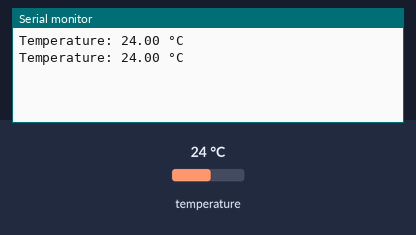
A sketch run on a simulated Arduino Uno, built with avr-gcc and run on an emulated ATmega328P. On the bench: the last lines printed to the serial monitor. The test bench sets the inputs (shaded band); at power-on: temperature 24 °C.

Above: at 3.8 s.
3.9 s: temperature set to 12 °C
At 5.5 s:
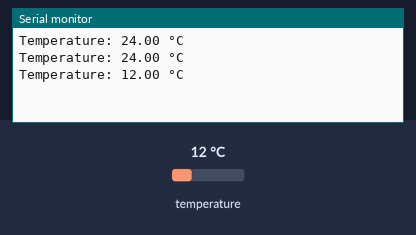
6.7 s: temperature set to 19 °C
At 7.4 s:
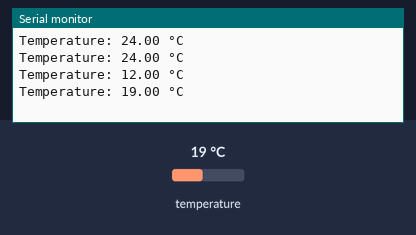
Timing chart, 0 to 9.7 s (numbered marks = the images above; inputs shaded):
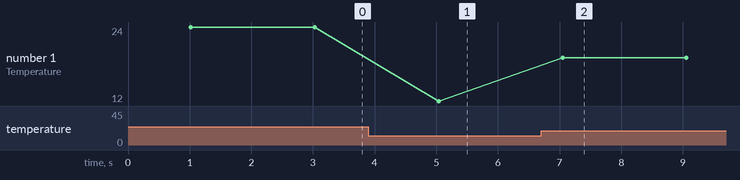

The sketch:

DS18B20_in_KY-001_Temperature_Sensor_Module.ino
```cpp
#include <OneWire.h>

// DS18B20 temperature sensor data pin
#define ONE_WIRE_BUS 3

OneWire oneWire(ONE_WIRE_BUS); // initialize OneWire library
byte addr[8]; // variable to store the device address
float temperature; // variable to store the temperature value

void setup() {
  Serial.begin(9600); // initialize serial communication
  if (!oneWire.search(addr)) { // search for the device address
    Serial.println("No device found."); // if no device is found, print an error message
  }
}

void loop() {
  oneWire.reset(); // reset the OneWire bus
  oneWire.select(addr); // select the device using the device address
  oneWire.write(0x44); // start temperature conversion
  delay(1000); // wait for conversion to finish
  oneWire.reset(); // reset the OneWire bus
  oneWire.select(addr); // select the device using the device address
  oneWire.write(0xBE); // read the temperature data
  byte data[9]; // buffer to store the temperature data
  for (int i = 0; i < 9; i++) {
    data[i] = oneWire.read(); // read the temperature data byte by byte
  }
  int rawTemp = (data[1] << 8) | data[0]; // combine the temperature data bytes
  if (rawTemp > 32767) { // check if the temperature is negative
    rawTemp = 0 - ((65535 - rawTemp) + 1); // convert the temperature to a negative value
  }
  temperature = (float)rawTemp / 16.0; // convert the raw temperature value to Celsius
  Serial.print("Temperature: ");
  Serial.print(temperature);
  Serial.println(" °C");
  delay(1000); // wait for 1 second
}
```

Measured:
- after the input at 3.9 s, the serial monitor: prints a new line after 1.1 s (image 1)
- after the input at 6.7 s, the serial monitor: prints a new line after 0.35 s (image 2)
- plotted number 1: 24 → 12 after the input at 3.9 s, 12 → 19 after the input at 6.7 s
